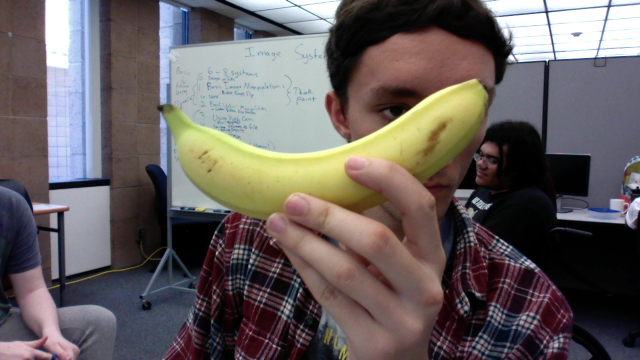
#> input picture OpenCVExamples/ImageProcessing/Bananna/frame247.png, 640 x 360 px; its folder holds only this picture in this run
$ python image-labeler.py
#> lines starting #> are read from the running program, lines starting #| are printed output that depends on the picture
import cv2 as cv
import numpy as np
from matplotlib import pyplot as plt
import os
import os.path
import shutil
import csv


def labeler(path, label):
    "Takes the path to a folder of images, loops through displaying images, and ask for human input, which is outputted as a list"
#> called with path = 'OpenCVExamples/ImageProcessing/Bananna', label = 'Bannana'
    os.chdir(path)  # Changes the cwd
    labelList = []
    AllFiles = list(os.walk(path))[0][2]
    if '.DS_Store' in AllFiles:
        # NOTE: DS_Store files are an annoying Mac feature, if you aren't using MacOS you can delete this if statement
        ind = AllFiles.index('.DS_Store')
        AllFiles = AllFiles[:ind] + AllFiles[ind+1:]
    for file in AllFiles:
        has_attr = False
        hasNo_attr = False
        currImage = cv.imread(file, -1)
#> currImage is the input picture: shape (360, 640, 3); mean B, G, R 94.9, 95.7, 102.9
        while True:
            cv.rectangle(currImage,(0,0),(310,40),(0,0,0),-1)   #Setting the last arg (pixel width) fills the rectangle
            if (not has_attr) and (not hasNo_attr):
                cv.putText(currImage,"Press y or n",(5,30),cv.FONT_HERSHEY_PLAIN,2.5,(255,255,255),2,cv.LINE_AA)
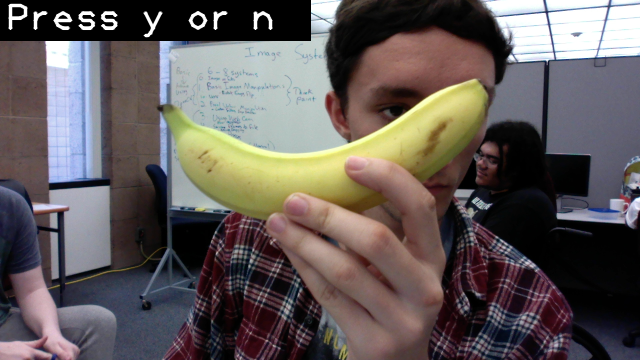
#> currImage: shape (360, 640, 3); mean B, G, R 89.5, 90.9, 98.2
            if has_attr:
                cv.putText(currImage,"Yes: "+label,(5,30),cv.FONT_HERSHEY_PLAIN,2.5,(255,255,255),2,cv.LINE_AA)
            if hasNo_attr:
                cv.putText(currImage,"No: "+label,(5,30),cv.FONT_HERSHEY_PLAIN,2.5,(255,255,255),2,cv.LINE_AA)
            k = cv.waitKey(20) & 0xFF
#> (key Esc is pressed here)
            k_char = chr(k)
            if k_char == 'n':
                has_attr = False
                hasNo_attr = True
                print("You marked "+file+" as not having "+label)
            if k_char == 'y':
                has_attr = True
                hasNo_attr = False
                print("You marked "+file+" as having "+label)
            # Display the resulting frame
            cv.imshow(file, currImage)
            # Close the current image window
            if k == 27: # ESC key, See https://keycode.info for other keycodes
                if has_attr:
                    labelList.append([file, "1"])
                    print("You saved the label for "+file+"!")
                if hasNo_attr:
                    labelList.append([file, "0"])
                    print("You saved the label for "+file+"!")
                if (not has_attr) and (not hasNo_attr):
                    labelList.append([file, "N/A"])
                    print("You did not choose a label for "+file+"!")
                print("Moving on to the next Image!\n")
                break
        cv.destroyWindow(file)
    return labelList

def writeCSV(path, data, attribute):
    " Takes our data and writes it to a csv file"
#> called with path = 'OpenCVExamples/ImageProcessing', attribute = 'Bannana'
    path = os.path.join(path, "BanannaData.csv")
    with open(path, 'w') as myCSVfile:
        print("Writing BanannaData.csv")
        filewriter = csv.writer(myCSVfile, delimiter='\n', quoting=csv.QUOTE_NONE, escapechar='\\')
        filewriter.writerow(["File_Name,Has_"+attribute])
        for i in range(0,len(data)):
                filewriter.writerow([data[i][0] + ',' + data[i][1]])
    return

def main():
    original_dir = os.getcwd()
    folderName = "Bananna"
    path = os.path.join(original_dir, folderName)
    labelList = labeler(path, "Bannana")
    os.chdir(original_dir)  # Changes cwd back to original_dir
    writeCSV(original_dir, labelList, "Bannana")
    cv.destroyAllWindows() # Deletes any opened windows just in case

if __name__ == "__main__":
    main()

$ run again, on OpenCVExamples/ImageProcessing/Bananna/frame330.png
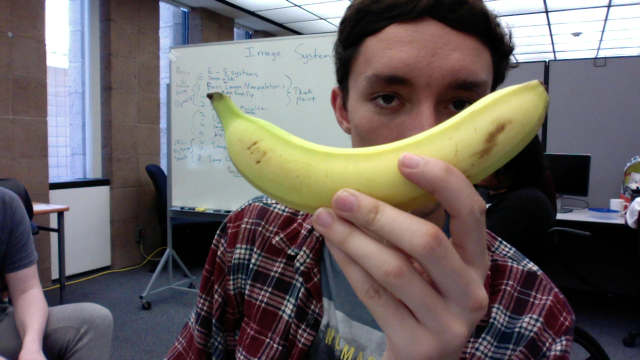
#> input picture OpenCVExamples/ImageProcessing/Bananna/frame330.png, 640 x 360 px
#> in labeler, currImage is the input picture: shape (360, 640, 3); mean B, G, R 98.2, 99.1, 106.2
#> in labeler, `cv.putText(currImage,"Press y or n",(5,30),cv.FONT_HERSHEY_PLAIN,2.5,(..`:
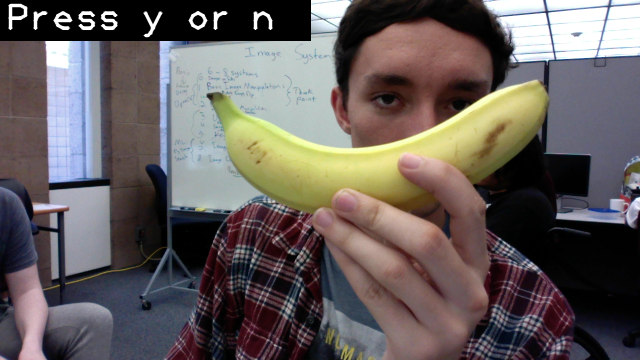
#> currImage: shape (360, 640, 3); mean B, G, R 92.8, 94.3, 101.5

$ run again, on OpenCVExamples/ImageProcessing/Bananna/frame392.png
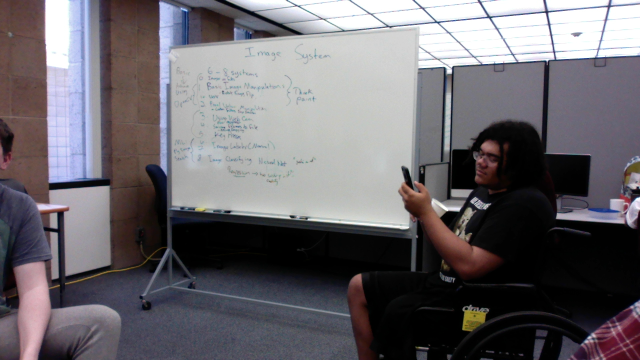
#> input picture OpenCVExamples/ImageProcessing/Bananna/frame392.png, 640 x 360 px
#> in labeler, currImage is the input picture: shape (360, 640, 3); mean B, G, R 108.5, 103.6, 107.3
#> in labeler, `cv.putText(currImage,"Press y or n",(5,30),cv.FONT_HERSHEY_PLAIN,2.5,(..`:
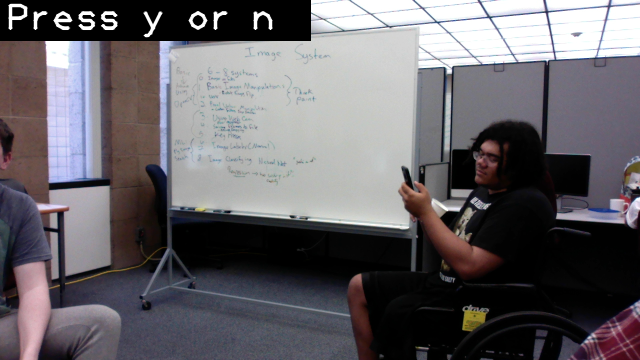
#> currImage: shape (360, 640, 3); mean B, G, R 103.2, 98.8, 102.2
